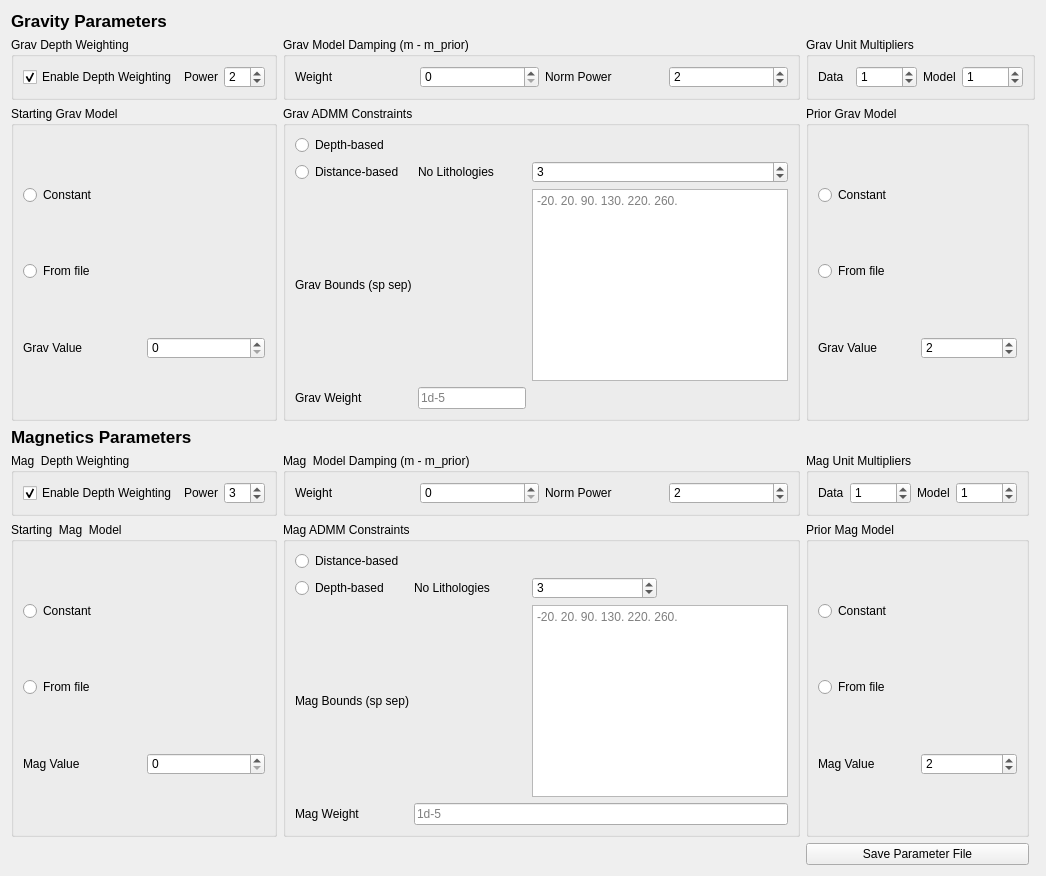
     <widget class="QWidget" name="Data_management">
      <property name="styleSheet">
       <string notr="true">#Data_management  {
	background-position: center;
	background-repeat: no-repeat;
	background-attachment: fixed; 
	background-size: 100% 100%;
	background-color: rgb(240, 240, 240,255);
}</string>
      </property>
      <attribute name="title">
       <string>Grav/Mag Parameters</string>
      </attribute>
      <layout class="QGridLayout" name="gridLayout_29">
       <item row="6" column="1">
        <widget class="QGroupBox" name="groupBox_35">
         <property name="enabled">
          <bool>true</bool>
         </property>
         <property name="title">
          <string>Mag ADMM Constraints</string>
         </property>
         <layout class="QGridLayout" name="gridLayout_26">
          <item row="5" column="2" colspan="2">
           <widget class="QTextEdit" name="textEdit_5">
            <property name="placeholderText">
             <string>-20. 20. 90. 130. 220. 260.</string>
            </property>
           </widget>
          </item>
          <item row="0" column="0" colspan="2">
           <widget class="QRadioButton" name="radioButton_5">
            <property name="text">
             <string>Distance-based</string>
            </property>
           </widget>
          </item>
          <item row="6" column="1" colspan="3">
           <widget class="QLineEdit" name="lineEdit">
            <property name="placeholderText">
             <string>1d-5</string>
            </property>
           </widget>
          </item>
          <item row="1" column="0">
           <widget class="QRadioButton" name="radioButton_4">
            <property name="text">
             <string>Depth-based</string>
            </property>
           </widget>
          </item>
          <item row="6" column="0">
           <widget class="QLabel" name="label_85">
            <property name="text">
             <string>Mag Weight</string>
            </property>
           </widget>
          </item>
          <item row="5" column="0" colspan="2">
           <widget class="QLabel" name="label_84">
            <property name="text">
             <string>Mag Bounds (sp sep)</string>
            </property>
           </widget>
          </item>
          <item row="1" column="1">
           <widget class="QLabel" name="label_83">
            <property name="text">
             <string>No Lithologies</string>
            </property>
           </widget>
          </item>
          <item row="1" column="2">
           <widget class="QSpinBox" name="spinBox_17">
            <property name="enabled">
             <bool>true</bool>
            </property>
            <property name="maximum">
             <number>100</number>
            </property>
            <property name="value">
             <number>3</number>
            </property>
           </widget>
          </item>
         </layout>
        </widget>
       </item>
       <item row="0" column="0">
        <widget class="QLabel" name="label_7">
         <property name="font">
          <font>
           <pointsize>13</pointsize>
           <weight>75</weight>
           <bold>true</bold>
          </font>
         </property>
         <property name="text">
          <string>Gravity Parameters</string>
         </property>
        </widget>
       </item>
       <item row="1" column="1">
        <widget class="QGroupBox" name="groupBox_26">
         <property name="enabled">
          <bool>true</bool>
         </property>
         <property name="title">
          <string>Grav Model Damping (m - m_prior)</string>
         </property>
         <layout class="QGridLayout" name="gridLayout_20">
          <item row="0" column="0">
           <widget class="QLabel" name="label_40">
            <property name="text">
             <string>Weight</string>
            </property>
           </widget>
          </item>
          <item row="0" column="1">
           <widget class="QgsDoubleSpinBox" name="mQgsDoubleSpinBox_33">
            <property name="enabled">
             <bool>true</bool>
            </property>
            <property name="decimals">
             <number>0</number>
            </property>
            <property name="maximum">
             <double>10000.000000000000000</double>
            </property>
            <property name="singleStep">
             <double>1.000000000000000</double>
            </property>
            <property name="value">
             <double>0.000000000000000</double>
            </property>
           </widget>
          </item>
          <item row="0" column="2">
           <widget class="QLabel" name="label_66">
            <property name="text">
             <string>Norm Power</string>
            </property>
           </widget>
          </item>
          <item row="0" column="3">
           <widget class="QgsDoubleSpinBox" name="mQgsDoubleSpinBox_32">
            <property name="enabled">
             <bool>true</bool>
            </property>
            <property name="decimals">
             <number>0</number>
            </property>
            <property name="maximum">
             <double>10000.000000000000000</double>
            </property>
            <property name="singleStep">
             <double>1.000000000000000</double>
            </property>
            <property name="value">
             <double>2.000000000000000</double>
            </property>
           </widget>
          </item>
         </layout>
        </widget>
       </item>
       <item row="4" column="0">
        <widget class="QLabel" name="label_9">
         <property name="font">
          <font>
           <pointsize>13</pointsize>
           <weight>75</weight>
           <bold>true</bold>
          </font>
         </property>
         <property name="text">
          <string>Magnetics Parameters</string>
         </property>
        </widget>
       </item>
       <item row="1" column="2" colspan="2">
        <widget class="QGroupBox" name="groupBox_22">
         <property name="enabled">
          <bool>true</bool>
         </property>
         <property name="title">
          <string>Grav Unit Multipliers</string>
         </property>
         <layout class="QGridLayout" name="gridLayout_19">
          <item row="0" column="0">
           <widget class="QLabel" name="label_31">
            <property name="text">
             <string>Data</string>
            </property>
           </widget>
          </item>
          <item row="0" column="1">
           <widget class="QgsDoubleSpinBox" name="mQgsDoubleSpinBox_26">
            <property name="enabled">
             <bool>true</bool>
            </property>
            <property name="decimals">
             <number>0</number>
            </property>
            <property name="maximum">
             <double>10000.000000000000000</double>
            </property>
            <property name="singleStep">
             <double>1.000000000000000</double>
            </property>
            <property name="value">
             <double>1.000000000000000</double>
            </property>
           </widget>
          </item>
          <item row="0" column="2">
           <widget class="QLabel" name="label_34">
            <property name="text">
             <string>Model</string>
            </property>
           </widget>
          </item>
          <item row="0" column="3">
           <widget class="QgsDoubleSpinBox" name="mQgsDoubleSpinBox_25">
            <property name="enabled">
             <bool>true</bool>
            </property>
            <property name="decimals">
             <number>0</number>
            </property>
            <property name="maximum">
             <double>10000.000000000000000</double>
            </property>
            <property name="singleStep">
             <double>1.000000000000000</double>
            </property>
            <property name="value">
             <double>1.000000000000000</double>
            </property>
           </widget>
          </item>
         </layout>
        </widget>
       </item>
       <item row="6" column="2">
        <widget class="QGroupBox" name="groupBox_32">
         <property name="enabled">
          <bool>true</bool>
         </property>
         <property name="title">
          <string>Prior Mag Model</string>
         </property>
         <layout class="QGridLayout" name="gridLayout_28">
          <item row="0" column="0">
           <widget class="QRadioButton" name="radioButton_15">
            <property name="text">
             <string>Constant</string>
            </property>
           </widget>
          </item>
          <item row="1" column="0">
           <widget class="QRadioButton" name="radioButton_14">
            <property name="text">
             <string>From file</string>
            </property>
           </widget>
          </item>
          <item row="2" column="0">
           <widget class="QLabel" name="label_32">
            <property name="text">
             <string>Mag Value</string>
            </property>
           </widget>
          </item>
          <item row="2" column="1">
           <widget class="QgsDoubleSpinBox" name="mQgsDoubleSpinBox_45">
            <property name="enabled">
             <bool>true</bool>
            </property>
            <property name="decimals">
             <number>0</number>
            </property>
            <property name="maximum">
             <double>10000.000000000000000</double>
            </property>
            <property name="singleStep">
             <double>1.000000000000000</double>
            </property>
            <property name="value">
             <double>2.000000000000000</double>
            </property>
           </widget>
          </item>
         </layout>
        </widget>
       </item>
       <item row="5" column="0">
        <widget class="QGroupBox" name="groupBox_29">
         <property name="enabled">
          <bool>true</bool>
         </property>
         <property name="title">
          <string>Mag  Depth Weighting</string>
         </property>
         <layout class="QGridLayout" name="gridLayout_23">
          <item row="0" column="0">
           <widget class="QCheckBox" name="checkBox_6">
            <property name="text">
             <string>Enable Depth Weighting</string>
            </property>
            <property name="checked">
             <bool>true</bool>
            </property>
           </widget>
          </item>
          <item row="0" column="1">
           <widget class="QLabel" name="label_23">
            <property name="text">
             <string>Power</string>
            </property>
           </widget>
          </item>
          <item row="0" column="2">
           <widget class="QgsSpinBox" name="mQgsSpinBox_11">
            <property name="maximum">
             <number>10</number>
            </property>
            <property name="singleStep">
             <number>1</number>
            </property>
            <property name="value">
             <number>3</number>
            </property>
            <property name="displayIntegerBase">
             <number>10</number>
            </property>
           </widget>
          </item>
         </layout>
        </widget>
       </item>
       <item row="7" column="2">
        <widget class="QPushButton" name="pushButton_5">
         <property name="text">
          <string>Save Parameter File</string>
         </property>
        </widget>
       </item>
       <item row="1" column="0">
        <widget class="QGroupBox" name="groupBox_16">
         <property name="enabled">
          <bool>true</bool>
         </property>
         <property name="title">
          <string>Grav Depth Weighting</string>
         </property>
         <layout class="QGridLayout" name="gridLayout_17">
          <item row="0" column="0">
           <widget class="QCheckBox" name="checkBox_3">
            <property name="text">
             <string>Enable Depth Weighting</string>
            </property>
            <property name="checked">
             <bool>true</bool>
            </property>
           </widget>
          </item>
          <item row="0" column="1">
           <widget class="QLabel" name="label_17">
            <property name="text">
             <string>Power</string>
            </property>
           </widget>
          </item>
          <item row="0" column="2">
           <widget class="QgsSpinBox" name="mQgsSpinBox_10">
            <property name="maximum">
             <number>10</number>
            </property>
            <property name="singleStep">
             <number>1</number>
            </property>
            <property name="value">
             <number>2</number>
            </property>
            <property name="displayIntegerBase">
             <number>10</number>
            </property>
           </widget>
          </item>
         </layout>
        </widget>
       </item>
       <item row="6" column="0">
        <widget class="QGroupBox" name="groupBox_31">
         <property name="enabled">
          <bool>true</bool>
         </property>
         <property name="title">
          <string>Starting  Mag  Model</string>
         </property>
         <layout class="QGridLayout" name="gridLayout_27">
          <item row="0" column="0">
           <widget class="QRadioButton" name="radioButton_13">
            <property name="text">
             <string>Constant</string>
            </property>
           </widget>
          </item>
          <item row="3" column="0">
           <widget class="QLabel" name="label_42">
            <property name="text">
             <string>Mag Value</string>
            </property>
           </widget>
          </item>
          <item row="3" column="2">
           <widget class="QgsDoubleSpinBox" name="mQgsDoubleSpinBox_43">
            <property name="enabled">
             <bool>true</bool>
            </property>
            <property name="decimals">
             <number>0</number>
            </property>
            <property name="maximum">
             <double>10000.000000000000000</double>
            </property>
            <property name="singleStep">
             <double>1.000000000000000</double>
            </property>
            <property name="value">
             <double>0.000000000000000</double>
            </property>
           </widget>
          </item>
          <item row="1" column="0">
           <widget class="QRadioButton" name="radioButton_12">
            <property name="text">
             <string>From file</string>
            </property>
           </widget>
          </item>
         </layout>
        </widget>
       </item>
       <item row="2" column="2">
        <widget class="QGroupBox" name="groupBox_21">
         <property name="enabled">
          <bool>true</bool>
         </property>
         <property name="title">
          <string>Prior Grav Model</string>
         </property>
         <layout class="QGridLayout" name="gridLayout_18">
          <item row="0" column="0">
           <widget class="QRadioButton" name="radioButton_11">
            <property name="text">
             <string>Constant</string>
            </property>
           </widget>
          </item>
          <item row="2" column="1">
           <widget class="QgsDoubleSpinBox" name="mQgsDoubleSpinBox_23">
            <property name="enabled">
             <bool>true</bool>
            </property>
            <property name="decimals">
             <number>0</number>
            </property>
            <property name="maximum">
             <double>10000.000000000000000</double>
            </property>
            <property name="singleStep">
             <double>1.000000000000000</double>
            </property>
            <property name="value">
             <double>2.000000000000000</double>
            </property>
           </widget>
          </item>
          <item row="2" column="0">
           <widget class="QLabel" name="label_26">
            <property name="text">
             <string>Grav Value</string>
            </property>
           </widget>
          </item>
          <item row="1" column="0">
           <widget class="QRadioButton" name="radioButton_10">
            <property name="text">
             <string>From file</string>
            </property>
           </widget>
          </item>
         </layout>
        </widget>
       </item>
       <item row="2" column="0">
        <widget class="QGroupBox" name="groupBox_24">
         <property name="enabled">
          <bool>true</bool>
         </property>
         <property name="title">
          <string>Starting Grav Model</string>
         </property>
         <layout class="QGridLayout" name="gridLayout_22">
          <item row="0" column="0">
           <widget class="QRadioButton" name="radioButton_9">
            <property name="text">
             <string>Constant</string>
            </property>
           </widget>
          </item>
          <item row="1" column="0">
           <widget class="QRadioButton" name="radioButton_8">
            <property name="text">
             <string>From file</string>
            </property>
           </widget>
          </item>
          <item row="2" column="0">
           <widget class="QLabel" name="label_39">
            <property name="text">
             <string>Grav Value</string>
            </property>
           </widget>
          </item>
          <item row="2" column="1">
           <widget class="QgsDoubleSpinBox" name="mQgsDoubleSpinBox_27">
            <property name="enabled">
             <bool>true</bool>
            </property>
            <property name="decimals">
             <number>0</number>
            </property>
            <property name="maximum">
             <double>10000.000000000000000</double>
            </property>
            <property name="singleStep">
             <double>1.000000000000000</double>
            </property>
            <property name="value">
             <double>0.000000000000000</double>
            </property>
           </widget>
          </item>
         </layout>
        </widget>
       </item>
       <item row="5" column="1">
        <widget class="QGroupBox" name="groupBox_30">
         <property name="enabled">
          <bool>true</bool>
         </property>
         <property name="title">
          <string>Mag  Model Damping (m - m_prior)</string>
         </property>
         <layout class="QGridLayout" name="gridLayout_21">
          <item row="0" column="0">
           <widget class="QLabel" name="label_80">
            <property name="text">
             <string>Weight</string>
            </property>
           </widget>
          </item>
          <item row="0" column="1">
           <widget class="QgsDoubleSpinBox" name="mQgsDoubleSpinBox_42">
            <property name="enabled">
             <bool>true</bool>
            </property>
            <property name="decimals">
             <number>0</number>
            </property>
            <property name="maximum">
             <double>10000.000000000000000</double>
            </property>
            <property name="singleStep">
             <double>1.000000000000000</double>
            </property>
            <property name="value">
             <double>0.000000000000000</double>
            </property>
           </widget>
          </item>
          <item row="0" column="2">
           <widget class="QLabel" name="label_81">
            <property name="text">
             <string>Norm Power</string>
            </property>
           </widget>
          </item>
          <item row="0" column="3">
           <widget class="QgsDoubleSpinBox" name="mQgsDoubleSpinBox_41">
            <property name="enabled">
             <bool>true</bool>
            </property>
            <property name="decimals">
             <number>0</number>
            </property>
            <property name="maximum">
             <double>10000.000000000000000</double>
            </property>
            <property name="singleStep">
             <double>1.000000000000000</double>
            </property>
            <property name="value">
             <double>2.000000000000000</double>
            </property>
           </widget>
          </item>
         </layout>
        </widget>
       </item>
       <item row="5" column="2">
        <widget class="QGroupBox" name="groupBox_23">
         <property name="enabled">
          <bool>true</bool>
         </property>
         <property name="title">
          <string>Mag Unit Multipliers</string>
         </property>
         <layout class="QGridLayout" name="gridLayout_24">
          <item row="0" column="0">
           <widget class="QLabel" name="label_35">
            <property name="text">
             <string>Data</string>
            </property>
           </widget>
          </item>
          <item row="0" column="1">
           <widget class="QgsDoubleSpinBox" name="mQgsDoubleSpinBox_35">
            <property name="enabled">
             <bool>true</bool>
            </property>
            <property name="decimals">
             <number>0</number>
            </property>
            <property name="maximum">
             <double>10000.000000000000000</double>
            </property>
            <property name="singleStep">
             <double>1.000000000000000</double>
            </property>
            <property name="value">
             <double>1.000000000000000</double>
            </property>
           </widget>
          </item>
          <item row="0" column="2">
           <widget class="QLabel" name="label_37">
            <property name="text">
             <string>Model</string>
            </property>
           </widget>
          </item>
          <item row="0" column="3">
           <widget class="QgsDoubleSpinBox" name="mQgsDoubleSpinBox_34">
            <property name="enabled">
             <bool>true</bool>
            </property>
            <property name="decimals">
             <number>0</number>
            </property>
            <property name="maximum">
             <double>10000.000000000000000</double>
            </property>
            <property name="singleStep">
             <double>1.000000000000000</double>
            </property>
            <property name="value">
             <double>1.000000000000000</double>
            </property>
           </widget>
          </item>
         </layout>
        </widget>
       </item>
       <item row="2" column="1">
        <widget class="QGroupBox" name="groupBox_6">
         <property name="enabled">
          <bool>true</bool>
         </property>
         <property name="title">
          <string>Grav ADMM Constraints</string>
         </property>
         <layout class="QGridLayout" name="gridLayout_25">
          <item row="0" column="0">
           <widget class="QRadioButton" name="radioButton_6">
            <property name="text">
             <string>Depth-based</string>
            </property>
           </widget>
          </item>
          <item row="1" column="0">
           <widget class="QRadioButton" name="radioButton_7">
            <property name="text">
             <string>Distance-based</string>
            </property>
           </widget>
          </item>
          <item row="1" column="1">
           <widget class="QLabel" name="label_72">
            <property name="text">
             <string>No Lithologies</string>
            </property>
           </widget>
          </item>
          <item row="1" column="2">
           <widget class="QSpinBox" name="spinBox_11">
            <property name="enabled">
             <bool>true</bool>
            </property>
            <property name="maximum">
             <number>100</number>
            </property>
            <property name="value">
             <number>3</number>
            </property>
           </widget>
          </item>
          <item row="2" column="0">
           <widget class="QLabel" name="label_73">
            <property name="text">
             <string>Grav Bounds (sp sep)</string>
            </property>
           </widget>
          </item>
          <item row="2" column="2">
           <widget class="QTextEdit" name="textEdit_2">
            <property name="placeholderText">
             <string>-20. 20. 90. 130. 220. 260.</string>
            </property>
           </widget>
          </item>
          <item row="3" column="0">
           <widget class="QLabel" name="label_74">
            <property name="text">
             <string>Grav Weight</string>
            </property>
           </widget>
          </item>
          <item row="3" column="1">
           <widget class="QLineEdit" name="lineEdit_2">
            <property name="placeholderText">
             <string>1d-5</string>
            </property>
           </widget>
          </item>
         </layout>
        </widget>
       </item>
      </layout>
     </widget>
